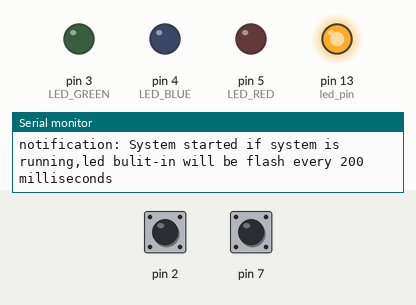
Bench run of a program on a simulated Arduino Uno, built with avr-gcc and run on an emulated ATmega328P. Parts: output pins drawn as LEDs (lit = HIGH), the last lines printed to the serial monitor. Inputs (shaded band) come from the test bench; at power-on: pin 2 HIGH, pin 7 HIGH.

Above: at 1.2 s.
1.3 s: pin 2 pulled LOW for 0.15 s
At 2.8 s:
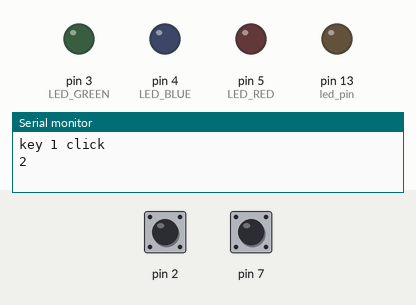
4.3 s: pin 7 pulled LOW for 1 s
7.5 s: pin 2 pulled LOW for 1 s
At 33.9 s:
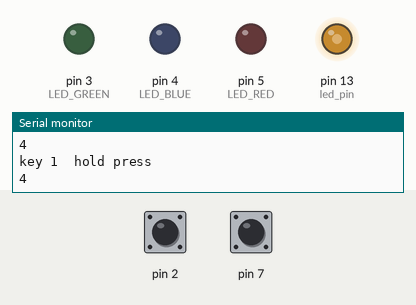
Timing chart, 0 to 34.5 s (numbered marks = the images above; inputs shaded):
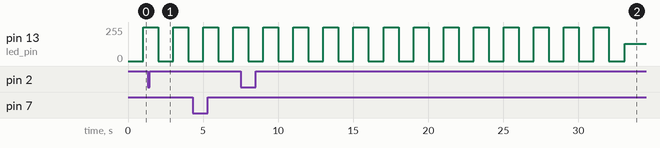

The program:

main.cpp
```cpp
#include <Arduino.h>
#include <ledRunning/src/ledRunning.h>
#include <key/src/key.h>
// định nghĩa các chân điều khiển led
#define LED_GREEN 3
#define LED_BLUE 4
#define LED_RED 5

LedRunning ledRunMCU;
SwitchKey key1(2, true);
SwitchKey key2(7, true);
unsigned long timeLine_now;
void _key1ClickCallBack();
void _key1DoubleClickCallBack();
void _key1HoldPressCallBack();

void _key2ClickCallBack();
void _key2DoubleClickCallBack();
void _key2HoldPressCallBack();

void _key1ClickCallBack()
{
  Serial.println("key 1 click");
  Serial.println(key1.BUTTON_STATE);
};
void _key1DoubleClickCallBack()
{
  Serial.println("key 1  double click");
  Serial.println(key1.BUTTON_STATE);
};
void _key1HoldPressCallBack()
{
  Serial.println("key 1  hold press");
  Serial.println(key1.BUTTON_STATE);
};

void _key2ClickCallBack()
{
  Serial.println("key 2 click");
  Serial.println(key2.BUTTON_STATE);
};
void _key2DoubleClickCallBack()
{
  Serial.println("key 2 double click");
  Serial.println(key2.BUTTON_STATE);
};
void _key2HoldPressCallBack()
{
  Serial.println("key 2 hold press");
  Serial.println(key2.BUTTON_STATE);
};
void setup()
{
  Serial.begin(115200); // bật Serial để debug khi có lỗi
  // cấu hình các đèn
  pinMode(LED_GREEN, OUTPUT);
  pinMode(LED_BLUE, OUTPUT);
  pinMode(LED_RED, OUTPUT);
  // pinMode(SWITCH_BUTTON_PIN, INPUT_PULLUP);
  // cấu hình cho đối tượng LedRunning
  ledRunMCU.initialize(LED_BUILTIN);
  key1.initialize(100, 1000);
  key1.onClickCallbackPointer = &_key1ClickCallBack;
  key1.onDoubleClickCallbackPointer = &_key1DoubleClickCallBack;
  key1.onHoldPressCallbackPointer = &_key1HoldPressCallBack;

  key2.initialize(100, 1000);
  key2.onClickCallbackPointer = &_key2ClickCallBack;
  key2.onDoubleClickCallbackPointer = &_key2DoubleClickCallBack;
  key2.onHoldPressCallbackPointer = &_key2HoldPressCallBack;
  // key1.onDoubleClickCallbackPointer = &_clickCallBack;
  Serial.println("notification: System started if system is running,led bulit-in will be flash every 200 milliseconds");
}

void loop()
{

  ledRunMCU.loop(1000);    // yên cầu đối tượng LedRunning nhấp nháy mỗi 1 giây để biêt rằng mcu không bị treo
  timeLine_now = millis(); // lấy giá trị thời gian hiện tại 1 lần cho 1 lần loop để tránh gọi hàm millis() quá nhiều làm yếu hiệu năng mcu
  key1.scan(timeLine_now);
  key2.scan(timeLine_now);
}
```

key.cpp
```cpp
#include <key/src/key.h>
// khai báo đối tượng phím nhấn
//@param _SWITCH_BUTTON_PIN : chân nhận tín hiệu nút nhấn
//@param _PULLUP: bật điện trở PULL_UP tại chân tín hiệu nút nhấn
SwitchKey::SwitchKey(uint8_t _SWITCH_BUTTON_PIN, bool _PULLUP)
{
    SWITCH_BUTTON_PIN = _SWITCH_BUTTON_PIN;
    isPULL_UP = _PULLUP;
}

SwitchKey::~SwitchKey()
{
}
void SwitchKey::initialize()
{
    isPULL_UP ? pinMode(SWITCH_BUTTON_PIN, INPUT_PULLUP) : pinMode(SWITCH_BUTTON_PIN, INPUT);
}
void SwitchKey::initialize(unsigned long _doubleClick_timeStamp_delta, unsigned long _hold_timeStamp_delta)
{
    pinMode(SWITCH_BUTTON_PIN, INPUT_PULLUP);
    doubleClick_timeStamp_delta = _doubleClick_timeStamp_delta;
    hold_timeStamp_delta = _hold_timeStamp_delta;
}
void SwitchKey::scan(unsigned long _timeStampNow)
{
    if (BUTTON_STATE == FREE_STATE)
    {
        if (digitalRead(SWITCH_BUTTON_PIN) == PRESSING && wasPressed == false)
        {
            pressed_timeStamp_Start = _timeStampNow;

            wasPressed = true;
        }
        else if (digitalRead(SWITCH_BUTTON_PIN) == PRESSING && wasPressed == true)
        {
            if (onHoldPressCallbackPointer)
            {
                if ((_timeStampNow - pressed_timeStamp_Start) >= hold_timeStamp_delta)
                {
                    BUTTON_STATE = HOLD_STATE;
                }
            }
        }
        else if (digitalRead(SWITCH_BUTTON_PIN) == NONE_PRESSING && wasPressed == true)
        {

            if ((_timeStampNow - pressed_timeStamp_Start) < hold_timeStamp_delta)
            {
                if (onDoubleClickCallbackPointer)
                {
                    BUTTON_STATE = FIRST_CLICK_STATE;
                    last_first_click_timeStamp = _timeStampNow;
                }
                else
                {
                    BUTTON_STATE = CLICK_STATE;
                    last_first_click_timeStamp = _timeStampNow;
                }
            }
            pressed_timeStamp_Start = millis();
            wasPressed = false;
        }
    }
    else
    {
        switch (BUTTON_STATE)
        {
        case FIRST_CLICK_STATE:
            if ((_timeStampNow - last_first_click_timeStamp) <= doubleClick_timeStamp_delta)
            {
                if (digitalRead(SWITCH_BUTTON_PIN) == PRESSING)
                {
                    BUTTON_STATE = DOUBLE_CLICK_STATE;
                }
            }
            else
            {
                BUTTON_STATE = CLICK_STATE;
            }
            break;
        case CLICK_STATE:
            if (digitalRead(SWITCH_BUTTON_PIN) == NONE_PRESSING)
            {
                (*onClickCallbackPointer)();
                BUTTON_STATE = FREE_STATE;
            }

            break;
        case DOUBLE_CLICK_STATE:
            if (digitalRead(SWITCH_BUTTON_PIN) == NONE_PRESSING)
            {
                (*onDoubleClickCallbackPointer)();
                BUTTON_STATE = FREE_STATE;
            }
            break;
        case HOLD_STATE: // sự kiện nhấn giữ
            (*onHoldPressCallbackPointer)();
            if (digitalRead(SWITCH_BUTTON_PIN) == NONE_PRESSING)
            {
                BUTTON_STATE = FREE_STATE;
            }
            break;
        default:
            break;
        }
    }
}
```

key.h
```cpp
#ifndef _SWITCHKEY_H
#define _SWITCHKEY_H
#include <Arduino.h>

// algorithm

// định nghĩa các trạng thái chân tín hiệu nút nhấn và chính nó
#define PRESSING 0      // khi nút nhấn được nhấn tín hiệu đọc được là 0 (voltage) tương đương với mức LOW của arduino và logic 0
#define NONE_PRESSING 1 // khi nút nhấn được nhấn tín hiệu đọc được là giá trị điện áp =0.6*VCC =0.6*5~ 3 (voltage) tương đương với mức HIGH của arduino và logic 1

#define FREE_STATE 0         // Không nhấn
#define FIRST_CLICK_STATE 1  // nhấn lần đầu tiên
#define CLICK_STATE 2        // đúng là đã nhấn 1 lần
#define DOUBLE_CLICK_STATE 3 // nhấn double click
#define HOLD_STATE 4         // nhấn giữ
// khai báo lớp đối tượng phím nhấn
//@param _SWITCH_BUTTON_PIN : chân nhận tín hiệu nút nhấn
//@param _PULLUP: bật điện trở PULL_UP tại chân tín hiệu nút nhấn
class SwitchKey
{
private:
    unsigned long pressed_timeStamp_Start;
    bool wasPressed;
    unsigned long last_first_click_timeStamp;
    bool isPULL_UP;
    unsigned long doubleClick_timeStamp_delta = 100;
    unsigned long hold_timeStamp_delta = 2000;

public:
    uint8_t BUTTON_STATE;
    uint8_t SWITCH_BUTTON_PIN;
    SwitchKey(uint8_t _SWITCH_BUTTON_PIN, bool _PULLUP);
    ~SwitchKey();
    void initialize();
    void initialize(unsigned long _doubleClick_timeStamp_delta, unsigned long _hold_timeStamp_delta);
    void scan(unsigned long _timeStampNow);
    void (*onClickCallbackPointer)();
    void (*onDoubleClickCallbackPointer)();
    void (*onHoldPressCallbackPointer)();
};

#endif
```

ledRunning.cpp
```cpp
#include <ledRunning/src/ledRunning.h>

LedRunning::LedRunning()
{
}
LedRunning::~LedRunning(){

}
void LedRunning::initialize(int led_pin_to_set)
{
    if (led_pin_to_set != 13)
    {
        led_pin = led_pin_to_set;
    }
    else
    {
        led_pin = 13;
    }
    pinMode(led_pin, OUTPUT);
    timeStamp = millis();
}
void LedRunning::loop(unsigned long delay_time)
{
    if ((millis() - timeStamp) > delay_time)
    {
        if (led_sate == 0)
        {
            digitalWrite(led_pin, HIGH);
            led_sate = 1;
        }
        else
        {
            digitalWrite(led_pin, LOW);
            led_sate = 0;
        }
        timeStamp = millis();
    }
}
```

ledRunning.h
```cpp
#ifndef _LEDRUNNING_H
#define _LEDRUNNING_H
#include <Arduino.h>
class LedRunning
{
private:
  int timeStamp;
  bool led_sate = 0;
  int led_pin = 13;

public:
  LedRunning();
  ~LedRunning();
  void initialize(int led_pin_to_set);
  void loop(unsigned long delay_time);
};

#endif
```

Measured:
- by itself, pin 13 (led_pin): repeats every 2.0 s: 255/255 1.0 s, 0/255 1.0 s
